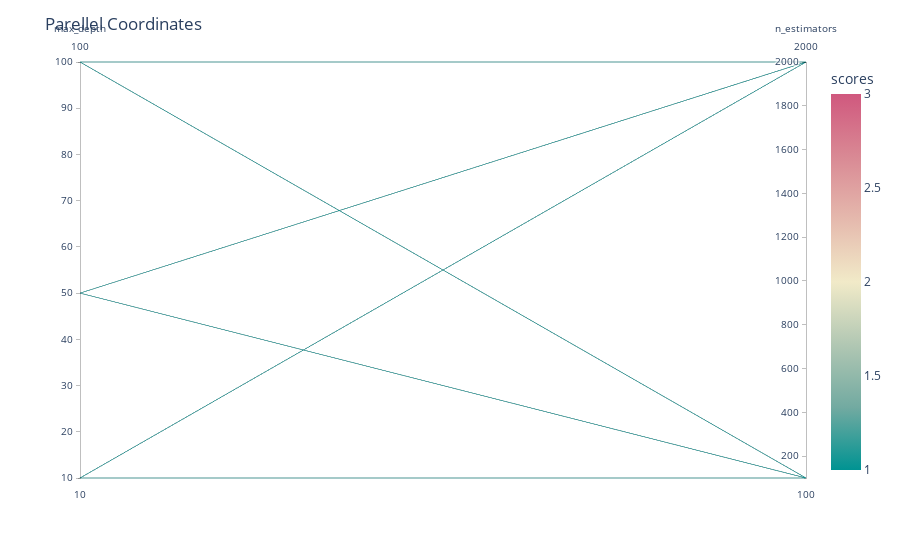

Write notebook code for a chart like this one.
### Code cell
best_model = compare_model_results(models = models, hyperparameters=hyperparameters, dataframe = dataframe, force_plot=True)

### Figure 1 — Plotly figure (JSON) as saved in the notebook; plotly's stock layout.template omitted (floating-point values rounded to 4 significant figures)
{"data": [{"dimensions": [{"label": "max_depth", "values": [10, 10, 10, 10, 50, 50, 50, 50, 100, 100, 100, 100]}, {"label": "n_estimators", "values": [100, 2000, 100, 2000, 100, 2000, 100, 2000, 100, 2000, 100, 2000]}], "domain": {"x": [0, 1], "y": [0, 1]}, "line": {"color": [1, 1, 1, 1, 1, 1, 1, 1, 1, 1, 1, 1], "coloraxis": "coloraxis"}, "name": "", "type": "parcoords"}], "layout": {"coloraxis": {"cmid": 2, "colorbar": {"title": {"text": "scores"}}, "colorscale": [[0, "rgb(0, 147, 146)"], [0.1667, "rgb(114, 170, 161)"], [0.3333, "rgb(177, 199, 179)"], [0.5, "rgb(241, 234, 200)"], [0.6667, "rgb(229, 185, 173)"], [0.8333, "rgb(217, 137, 148)"], [1, "rgb(208, 88, 126)"]]}, "legend": {"tracegroupgap": 0}, "margin": {"t": 60}, "title": {"text": "Parellel Coordinates"}, "xaxis": {"title": {"text": "Hyperparameter Names"}}, "yaxis": {"title": {"text": "Hyperparameter Value"}}}}
